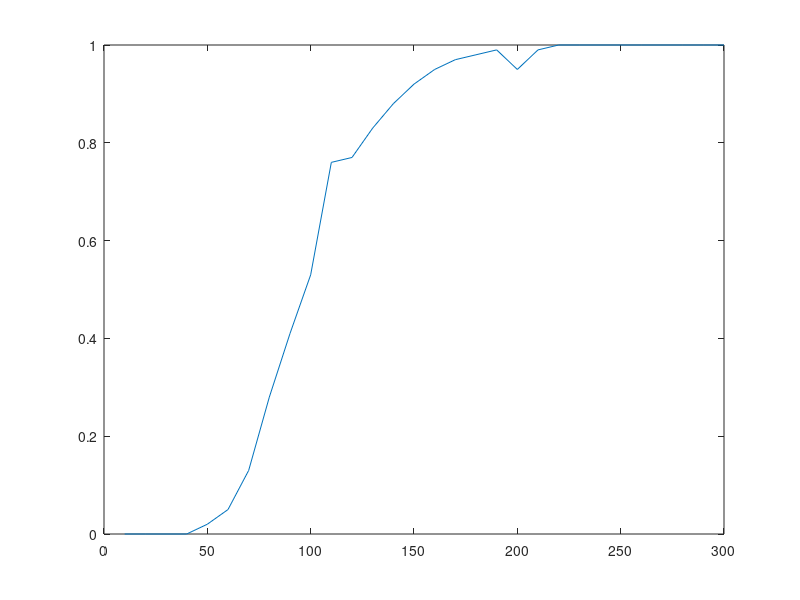
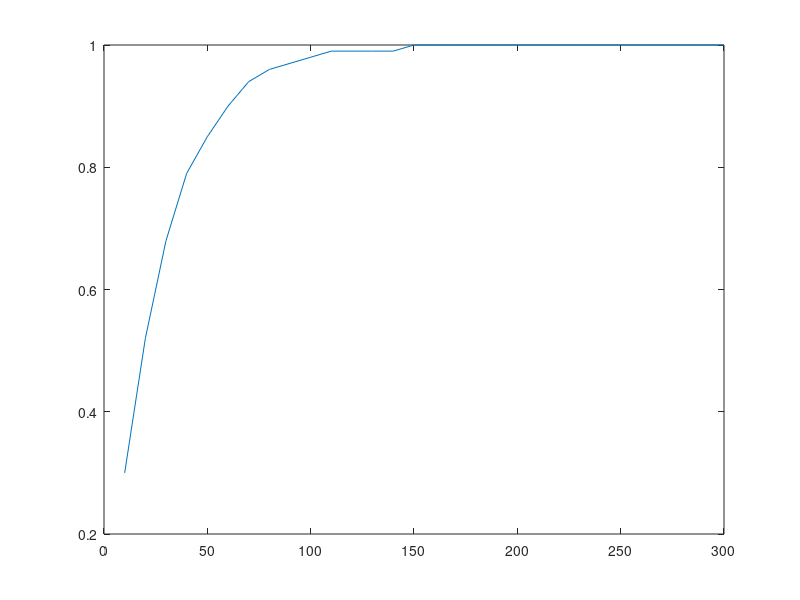

The MATLAB script that drew these images, in order:
%The tests to run
tests_to_run = [10, 20, 30, 40, 50, 60, 70, 80, 90, 100, 110, 120, 130, 140, 150, 160, 170, 180, 190, 200, 210, 220, 230, 240, 250, 260, 270, 280, 290, 300]
%Percentage of times that all generators were found for the different tests:
results_all_generators_found = [0.0, 0.0, 0.0, 0.0, 0.02, 0.05, 0.13, 0.28, 0.41, 0.53, 0.76, 0.77, 0.83, 0.88, 0.92, 0.95, 0.97, 0.98, 0.99, 0.95, 0.99, 1.0, 1.0, 1.0, 1.0, 1.0, 1.0, 1.0, 1.0, 1.0]
% Average percentage of generators found for the different tests:
results_avg_number_of_generators_found = [0.3, 0.52, 0.68, 0.79, 0.85, 0.9, 0.94, 0.96, 0.97, 0.98, 0.99, 0.99, 0.99, 0.99, 1.0, 1.0, 1.0, 1.0, 1.0, 1.0, 1.0, 1.0, 1.0, 1.0, 1.0, 1.0, 1.0, 1.0, 1.0, 1.0]
plot(tests_to_run,results_all_generators_found)
figure
plot(tests_to_run,results_avg_number_of_generators_found)
